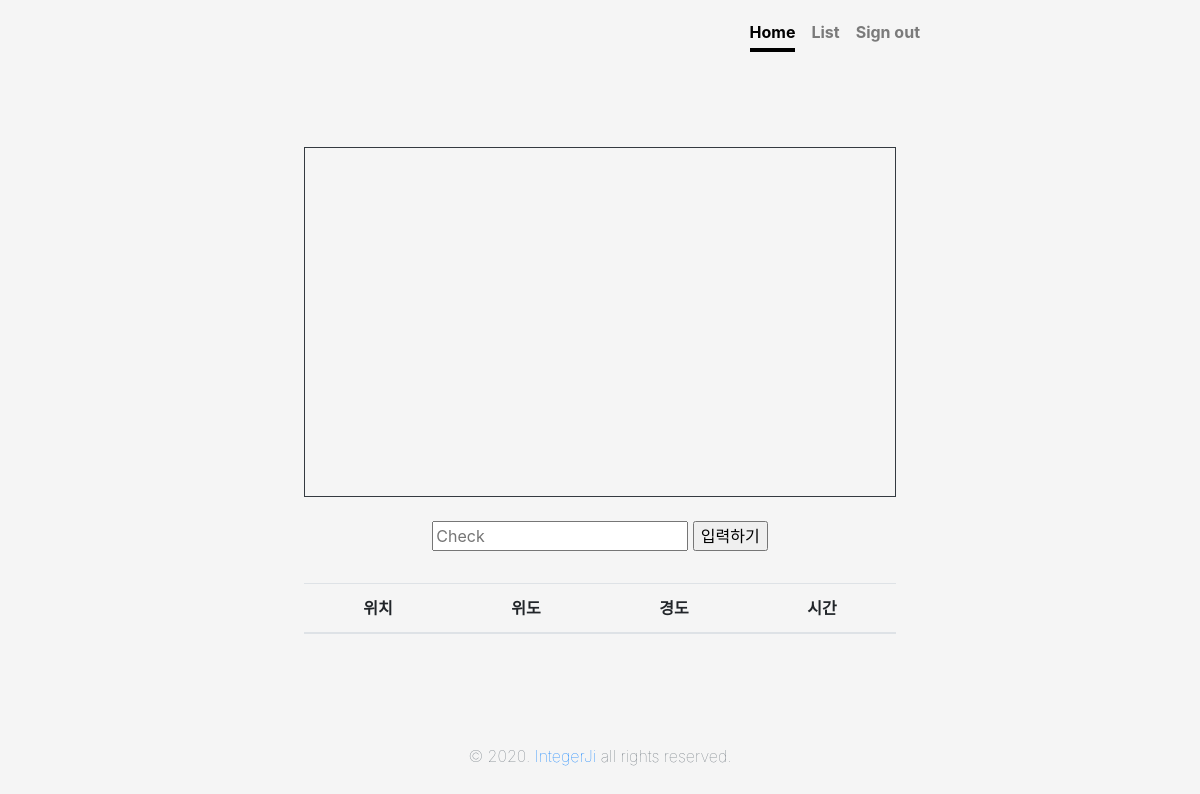
The page /app/index/ (signed in) on the database as committed earlier.
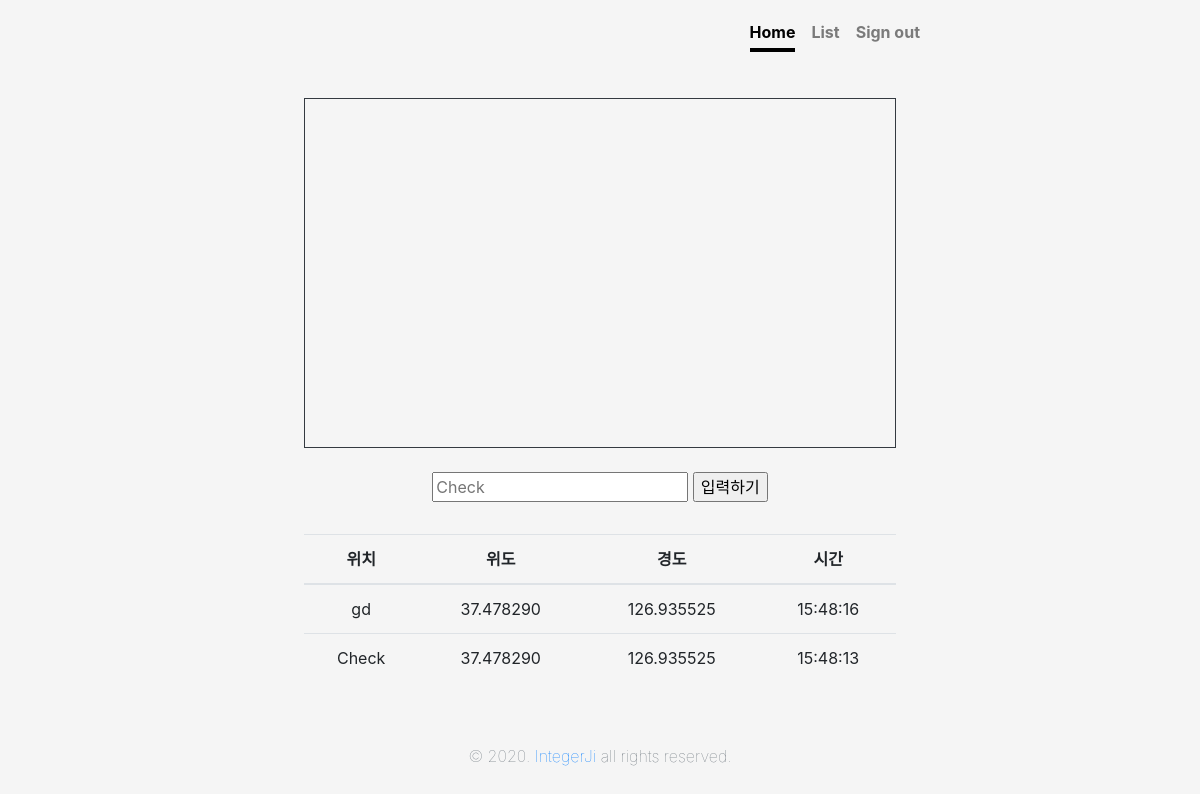
The same page on the database as committed later.
### app/models.py (models this page shows)
class Report(models.Model):
    objects = models.Manager()
    input_user = models.ForeignKey(User, on_delete = models.CASCADE)
    input_report = models.CharField(max_length=200, null = True, default='비어있음')
    input_date = models.CharField(max_length=20, default=0, null=True, blank=True)
    input_time = models.CharField(max_length=20, default=0, null=True, blank=True)
    input_lat = models.DecimalField(max_digits=9, decimal_places=6, null = True)
    input_lon = models.DecimalField(max_digits=9, decimal_places=6, null = True)

### app/views.py (the view)
# urls.py: path('index/', views.index, name='index'),
def index(request):
    today = DateFormat(datetime.now()).format('Y-m-d')
    report = Report.objects.filter(input_user=request.user,input_date=today).order_by('-id')
    API_KEY = getattr(settings, 'API_KEY', 'API_KEY')
    return render(request, 'index.html', {'report':report, 'apiKey':API_KEY})

### app/templates/index.html (shortened to what this page needs)
{% extends 'mainBase.html' %}
{% load static %}
{% block maincontent %}
<body class="text-center">
  <div class="cover-container d-flex w-100 h-100 p-3 mx-auto flex-column">
    <header class="masthead mb-auto">
      <div class="inner">
        <nav class="nav nav-masthead justify-content-center">
          <a class="nav-link active" href="{% url 'index' %}">Home</a>
          <a class="nav-link" href="{% url 'list' %}">List</a>
          <a class="nav-link" href="{% url 'signout' %}">Sign out</a>
        </nav>
      </div>
    </header>
    <main role="main" class="inner cover">
      <div id="map" style="width:100%;height:350px;" class="border border-dark"></div>
      <br>
      <form class="form-signin" method="POST" action="{% url 'report'%}">
        <input type="text" id="input_report" name="input_report" placeholder="Check">
        <input type="button" id="btn-save" name="btn-save" value="입력하기" />
      </form>
      <br>
      <table class="table">
        <thead>
          <tr>
            <th scope="col">위치</th>
            <th scope="col">위도</th>
            <th scope="col">경도</th>
            <th scope="col">시간</th>
          </tr>
        </thead>
        <tbody id="reportTable">
          {% for report in report.all %}
          <tr>
            <td>{{ report.input_report }}</td>
            <td>{{ report.input_lat }}</td>
            <td>{{ report.input_lon }}</td>
            <td>{{ report.input_time }}</td>
          </tr>
          {% endfor %}
        </tbody>
      </table>
    </main>
    <footer class="mastfoot mt-auto">
      <div class="inner">
        <p class="text-muted font-weight-lighter">&copy; 2020. <a
            href="https://www.instagram.com/integer_ji/">IntegerJi</a> all rights reserved.</p>
      </div>
    </footer>
  </div>
</body>
{% endblock %}

### project/templates/mainBase.html (shortened to what this page needs)
{% extends 'base.html' %}
{% load static %}
{% block content %}
<link href="{% static 'css/cover.css' %}" rel="stylesheet">
</head>
{% block maincontent %}
{% endblock %}
{% endblock %}

### project/templates/base.html (shortened to what this page needs)
{% load static %}
<!doctype html>
<html lang="en">
<head>
    <link rel="stylesheet" href="https://stackpath.bootstrapcdn.com/bootstrap/4.5.2/css/bootstrap.min.css">
    <link href="{% static 'css/bootstrap.css' %}" rel="stylesheet">
{% block content %}
{% endblock %}

### app/static/css/cover.css (style rules this page uses)
html, body { height: 100%; background-color: #f5f5f5; }
body { display: -ms-flexbox; display: flex; }
.cover-container { max-width: 42em; }
.masthead { margin-bottom: 2rem; }
.nav-masthead .nav-link { padding: .25rem 0; font-weight: 700; color: rgba(0, 0, 0, .5); background-color: transparent; border-bottom: .25rem solid transparent; }
.nav-masthead .nav-link + .nav-link { margin-left: 1rem; }
.nav-masthead .active { color: #000; border-bottom-color: #000; }
@media (min-width: 48em) { .nav-masthead { float: right; } }
.cover { padding: 0 1.5rem; }

Rows that differ between the two databases and show on the page:
added Report: input_report "gd", input_lat "37.478290", input_lon "126.935525", input_time "15:48:16"
added Report: input_report "Check", input_lat "37.478290", input_lon "126.935525", input_time "15:48:13"
